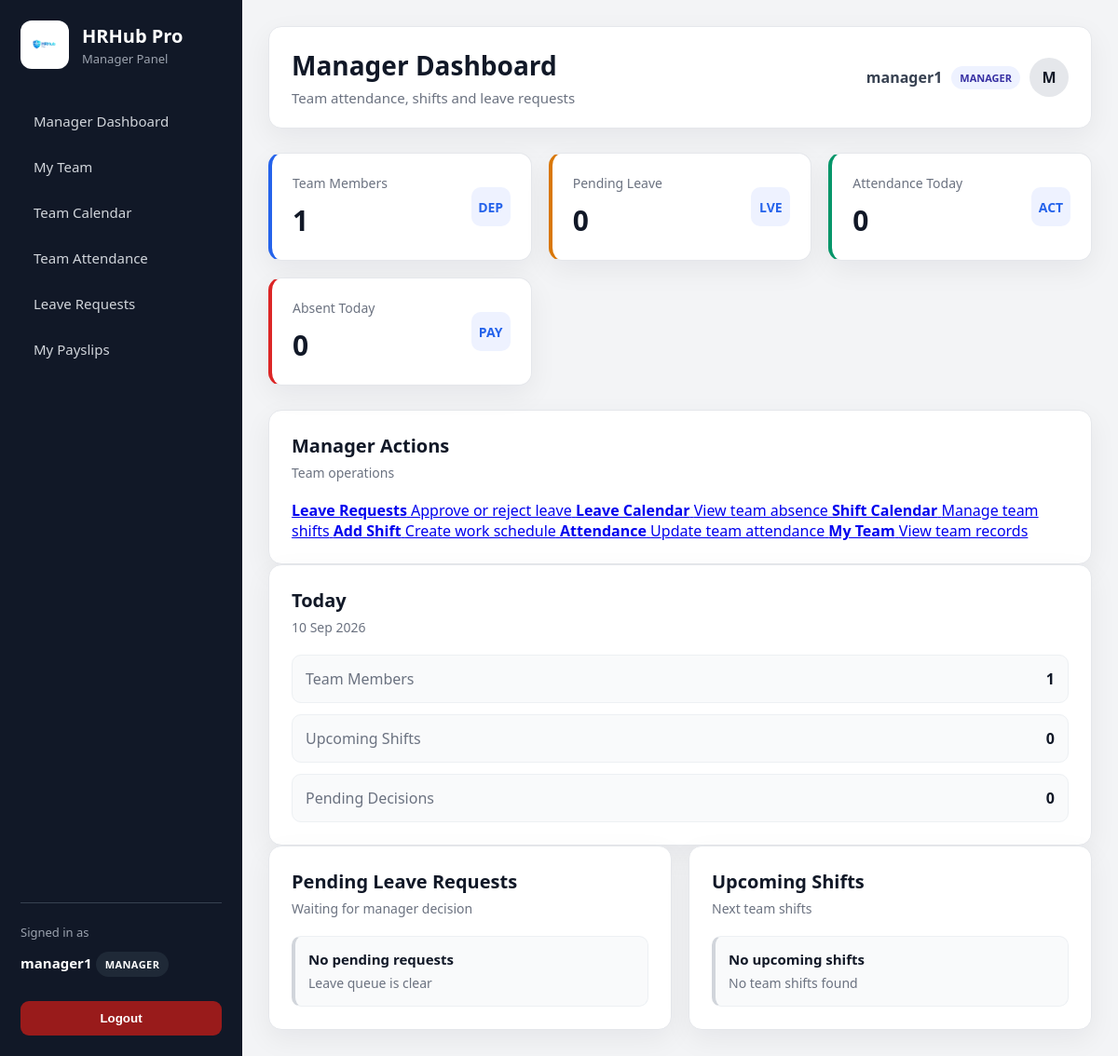
/role-dashboard/manager/ (signed in), run on an earlier commit of the app's database.
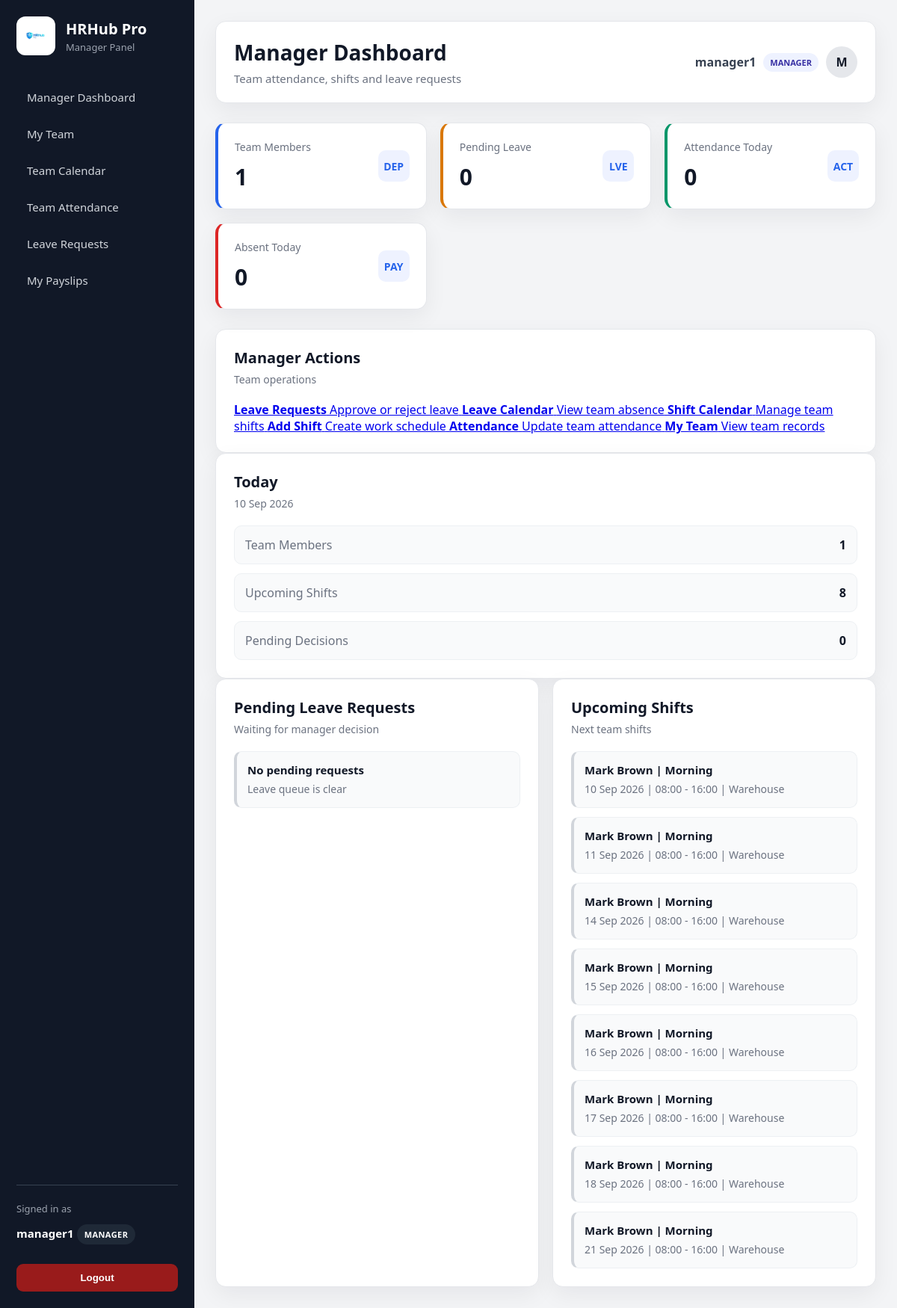
And on a later commit of the database.
### shifts/models.py (models this page shows, shortened)
class Shift(models.Model):
    SHIFT_TYPE_CHOICES = [
        ("MORNING", "Morning"),
        ("AFTERNOON", "Afternoon"),
        ("NIGHT", "Night"),
        ("CUSTOM", "Custom"),
    ]
    STATUS_CHOICES = [
        ("SCHEDULED", "Scheduled"),
        ("COMPLETED", "Completed"),
        ("CANCELLED", "Cancelled"),
    ]
    employee = models.ForeignKey(
        Employee,
        on_delete=models.CASCADE,
        related_name="shifts",
    )
    shift_type = models.CharField(
        max_length=20,
        choices=SHIFT_TYPE_CHOICES,
        default="MORNING",
    )
    shift_date = models.DateField()
    start_time = models.TimeField()
    end_time = models.TimeField()
    location = models.CharField(
        max_length = 150,
        blank=True,
        null=True,
    )
    notes = models.TextField(
        blank=True,
        null=True,
    )
    status = models.CharField(
        max_length=20,
        choices=STATUS_CHOICES,
        default="SCHEDULED",
    )
    created_at = models.DateTimeField(auto_now_add=True)
    updated_at = models.DateTimeField(auto_now=True)
    class Meta:
        ordering = ["shift_date", "start_time"]
        verbose_name = "Shift"
        verbose_name_plural = "Shifts"

### employees/models.py (models this page shows, shortened)
class Employee(models.Model):
    EMPLOYMENT_TYPE_CHOICES = [
        ("FULL_TIME", "Full Time"),
        ("PART_TIME", "Part Time"),
        ("CONTRACT", "Contract"),
        ("TEMPORARY", "Temporary"),
        ("AGENCY", "Agency"),
    ]
    STATUS_CHOICES = [
        ("ACTIVE", "Active"),
        ("INACTIVE", "Inactive"),
        ("ON_LEAVE", "On Leave"),
        ("TERMINATED", "Terminated"),
    ]
    user = models.OneToOneField(
        User,
        on_delete=models.SET_NULL,
        blank=True,
        null=True,
        related_name="employee_profile",
    )
    employee_number = models.CharField(
        max_length=30,
        unique=True,
    )
    first_name = models.CharField(
        max_length=100,
    )
    last_name = models.CharField(
        max_length=100,
    )
    email = models.EmailField(
        unique=True,
    )
    phone = models.CharField(
        max_length=30,
        blank=True,
        null=True,
    )
    address = models.TextField(
        blank=True,
        null=True,
    )
    date_of_birth = models.DateField(
        blank=True,
        null=True,
    )
    job_title = models.CharField(
        max_length=150,
    )
    department = models.ForeignKey(
        "departments.Department",
        on_delete=models.SET_NULL,
        blank=True,
        null=True,
        related_name="employees",
    )
    manager = models.ForeignKey(
        "self",
        on_delete=models.SET_NULL,
        blank=True,
        null=True,
        related_name="team_members",
    )
    employment_type = models.CharField(
        max_length=20,
        choices=EMPLOYMENT_TYPE_CHOICES,
        default="FULL_TIME",
    )
    hire_date = models.DateField()
    salary = models.DecimalField(
        max_digits=10,
        decimal_places=2,
        default=0,
    )
    status = models.CharField(
        max_length=20,
        choices=STATUS_CHOICES,
        default="ACTIVE",
    )
    emergency_contact_name = models.CharField(
        max_length=150,
        blank=True,
        null=True,
    )
    emergency_contact_phone = models.CharField(
        max_length=30,
        blank=True,
        null=True,
    )
    notes = models.TextField(
        blank=True,
        null=True,
    )
    created_at = models.DateTimeField(
        auto_now_add=True,
    )
    updated_at = models.DateTimeField(
        auto_now=True,
    )
    class Meta:
        ordering = ["first_name", "last_name"]
        verbose_name = "Employee"
        verbose_name_plural = "Employees"
    @property
    def full_name(self):
        return f"{self.first_name} {self.last_name}"

### role_dashboards/views.py (the view)
# urls.py: path("manager/", views.manager_dashboard, name="manager_dashboard"),
@login_required
def manager_dashboard(request):
    if not user_can_view_manager_dashboard(request.user):
        return redirect("role_redirect")
    today = timezone.localdate()
    current_manager_employee = Employee.objects.filter(
        user=request.user,
    ).first()
    team_members = Employee.objects.none()
    if current_manager_employee:
        team_members = Employee.objects.filter(
            manager=current_manager_employee,
        )
    if request.user.is_superuser or get_user_role(request.user) in ["ADMIN", "HR"]:
        team_members = Employee.objects.all()
    pending_leave_requests = LeaveRequest.objects.select_related(
        "employee",
        "employee__department",
    ).filter(
        employee__in=team_members,
        status="PENDING",
    ).order_by("start_date")[:8]
    upcoming_shifts = Shift.objects.select_related(
        "employee",
        "employee__department",
    ).filter(
        employee__in=team_members,
        shift_date__gte=today,
    ).exclude(
        status="CANCELLED",
    ).order_by("shift_date", "start_time")[:8]
    attendance_today = Attendance.objects.filter(
        employee__in=team_members,
        date=today,
    ).count()
    absent_today = Attendance.objects.filter(
        employee__in=team_members,
        date=today,
        status="ABSENT",
    ).count()
    context = {
        "today": today,
        "team_members": team_members,
        "team_count": team_members.count(),
        "pending_leave_count": pending_leave_requests.count(),
        "upcoming_shifts_count": upcoming_shifts.count(),
        "attendance_today": attendance_today,
        "absent_today": absent_today,
        "pending_leave_requests": pending_leave_requests,
        "upcoming_shifts": upcoming_shifts,
    }
    return render(request, "role_dashboards/manager_dashboard.html", context)

### accounts/context_processors.py (called while the page is built)
def user_role_context(request):
    user_role = None
    is_admin_user = False
    is_hr_user = False
    is_manager_user = False
    is_employee_user = False
    if request.user.is_authenticated:
        profile = getattr(request.user, "profile", None)
        if request.user.is_superuser:
            user_role = "ADMIN"
            is_admin_user = True
        elif profile:
            user_role = profile.role
            is_admin_user = profile.role == "ADMIN"
            is_hr_user = profile.role == "HR"
            is_manager_user = profile.role == "MANAGER"
            is_employee_user = profile.role == "EMPLOYEE"
    return {
        "user_role": user_role,
        "is_admin_user": is_admin_user,
        "is_hr_user": is_hr_user,
        "is_manager_user": is_manager_user,
        "is_employee_user": is_employee_user,
    }

### role_dashboards/views.py (called while the page is built)
def get_user_role(user):
    profile = getattr(user, "profile", None)
    if profile:
        return profile.role
    return None

def user_can_view_manager_dashboard(user):
    if user.is_superuser:
        return True
    role = get_user_role(user)
    return role in ["ADMIN", "HR", "MANAGER"]

### templates/role_dashboards/manager_dashboard.html (shortened to what the changed rows need)
{% extends 'base.html' %}
{% block page_title %}Manager Dashboard{% endblock %}
{% block content %}
<section class="stats-grid">
    <div class="stat-card blue">
        <div>
            <h2>{{ team_count }}</h2>
        </div>
    </div>
    <div class="stat-card orange">
        <div>
            <h2>{{ pending_leave_count }}</h2>
        </div>
    </div>
    <div class="stat-card green">
        <div>
            <h2>{{ attendance_today }}</h2>
        </div>
    </div>
    <div class="stat-card red">
        <div>
            <h2>{{ absent_today }}</h2>
        </div>
    </div>
</section>
<section class="admin-dashboard-grid">
    <div class="panel">
        <div class="panel-header">
            <h3>Today</h3>
            <p>{{ today|date:"d M Y" }}</p>
        </div>
        <div class="overview-list">
            <div>
                <span>Upcoming Shifts</span>
                <strong>{{ upcoming_shifts_count }}</strong>
            </div>
        </div>
    </div>
</section>
<section class="dashboard-grid">
    <div class="panel">
        <div class="module-list">
            {% for shift in upcoming_shifts %}
                <div class="module-item">
                    <strong>
                        {{ shift.employee.full_name }}
                        |
                        {{ shift.get_shift_type_display }}
                    </strong>
                    <span>
                        {{ shift.shift_date|date:"d M Y" }}
                        |
                        {{ shift.start_time|time:"H:i" }}
                        -
                        {{ shift.end_time|time:"H:i" }}
                        {% if shift.location %}
                            |
                            {{ shift.location }}
                        {% endif %}
                    </span>
                </div>
            {% empty %}
                <div class="module-item">
                    <strong>No upcoming shifts</strong>
                    <span>No team shifts found</span>
                </div>
            {% endfor %}
        </div>
    </div>
</section>
{% endblock %}

What changed in the data, as far as the page shows it:
added Shift: shift_date "10 Sep 2026", employee.full_name "Mark Brown", shift_type "Morning", start_time "08:00", end_time "16:00", location "Warehouse"
added Shift: employee.full_name "Mark Brown", shift_type "Morning", shift_date "11 Sep 2026", start_time "08:00", end_time "16:00", location "Warehouse"
added Shift: employee.full_name "Mark Brown", shift_type "Morning", shift_date "14 Sep 2026", start_time "08:00", end_time "16:00", location "Warehouse"
added Shift: employee.full_name "Mark Brown", shift_type "Morning", shift_date "15 Sep 2026", start_time "08:00", end_time "16:00", location "Warehouse"
added Shift: employee.full_name "Mark Brown", shift_type "Morning", shift_date "16 Sep 2026", start_time "08:00", end_time "16:00", location "Warehouse"
added Shift: employee.full_name "Mark Brown", shift_type "Morning", shift_date "17 Sep 2026", start_time "08:00", end_time "16:00", location "Warehouse"
added Shift: employee.full_name "Mark Brown", shift_type "Morning", shift_date "18 Sep 2026", start_time "08:00", end_time "16:00", location "Warehouse"
added Shift: employee.full_name "Mark Brown", shift_type "Morning", shift_date "21 Sep 2026", start_time "08:00", end_time "16:00", location "Warehouse"
Also different on the page:
{{ upcoming_shifts_count }}: "0" → "8"
{{ today|date:"d M Y" }}: "10 Sep 2026" → (not shown)
text no longer shown: "No upcoming shifts No team shifts found"
